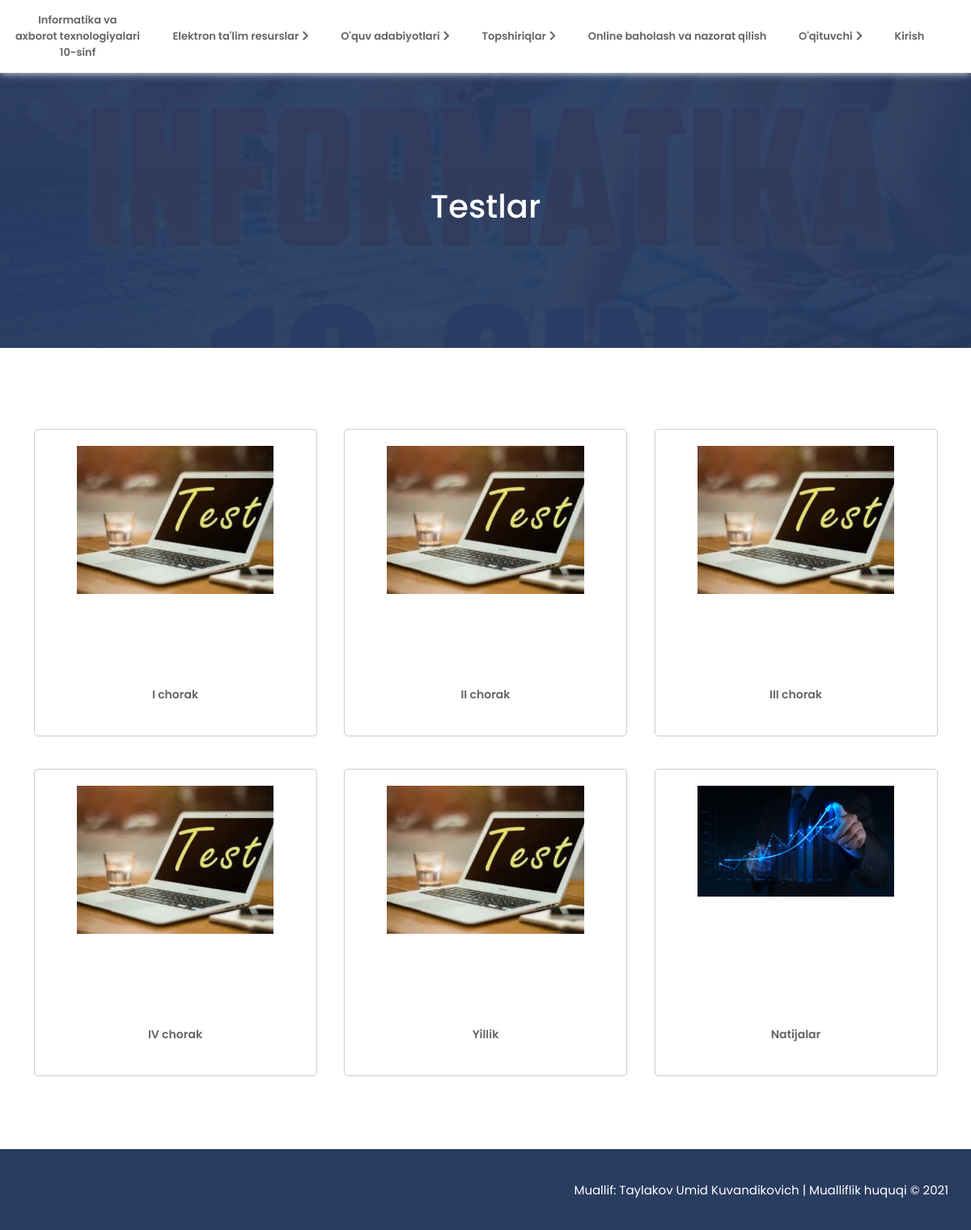
The app's page /chorak/ with its own data.
### app/models.py (models this page shows, shortened)
class QuizModel(models.Model):
    title = models.CharField(max_length=50)

### app/views.py (the view)
# urls.py: path('chorak/', qiuz, name='quiz'),
def qiuz(request):
    quizs = QuizModel.objects.all()
    context = {
        'quizs': quizs
    }
    return render(request, 'quiz.html', context)

### templates/quiz.html (shortened to what this page needs)
{% extends 'base.html' %}
{% load static %}
{% block body %}
    <section class="text-book__section">
        <div class="container center-center">
            <div class="presintation-title">
                <h3>
                    Testlar
                </h3>
            </div>
        </div>
    </section>
    <section class="sample-container textbooks">
        <div class="container center-space__evenly">
            {% for quiz in quizs %}
                <a href="{% url 'quistion' quiz.id %}">
                    <div class="book-sample center-space__between">
                        <div class="book-img center-center">
                            <img src="{% static 'img/test.jpg' %}" alt="">
                        </div>
                        <div class="book-title__box center-center">
                            <h4 class="book-title">
                                {{ quiz.title }}
                            </h4>
                        </div>
                    </div>
                </a>
            {% endfor %}
            <a href="{% url 'result_list' %}">
                <div class="book-sample center-space__between">
                    <div class="book-img center-center">
                        <img src="{% static 'img/result.jpg' %}" alt="">
                    </div>
                    <div class="book-title__box center-center">
                        <h4 class="book-title">
                            Natijalar
                        </h4>
                    </div>
                </div>
            </a>
        </div>
    </section>
{% endblock %}

### templates/base.html (shortened to what this page needs)
{% load static %}
<!DOCTYPE html>
<html lang="en">
<head>
    <link rel="stylesheet" href="{% static 'css/main.css' %}">
    <link rel="stylesheet" href="https://cdnjs.cloudflare.com/ajax/libs/font-awesome/5.15.4/css/all.min.css"
/>
</head>
<body>
<header class="header" id="header">
    <div class="container ">
        <nav class="menu center-space__evenly">
            <div class="logo center-center">
                <a href="{% url 'index' %}" class="logo-link">
                    Informatika va <br> axborot texnologiyalari <br> 10-sinf
                </a>
            </div>
            <div class="menu-items center-space__evenly">
                <div class="dropdown">
                    <button class="dropbtn">Elektron ta'lim resurslar</button>
                    <i class="fas fa-chevron-right"></i>
                </div>
                <div class="dropdown">
                    <button class="dropbtn">O'quv adabiyotlari</button>
                    <i class="fas fa-chevron-right"></i>
                </div>
                <div class="dropdown">
                    <button class="dropbtn">Topshiriqlar</button>
                    <i class="fas fa-chevron-right"></i>
                </div>
                <div class="dropdown">
                    <a href="{% url 'quiz' %}" class="dropbtn drop-link">Online baholash va nazorat qilish</a>
                </div>
                <div class="dropdown">
                    <button class="dropbtn">O'qituvchi</button>
                    <i class="fas fa-chevron-right"></i>
                </div>
                {% if user.is_authenticated %}
                    <div class="dropdown">
                        <a href="#" class="dropbtn drop-link">{{ user.username }}</a>
                    </div>
                    <div class="dropdown">
                        <a href="{% url 'logout' %}" class="dropbtn drop-link">Chiqish</a>
                    </div>
                {% else %}
                    <div class="dropdown">
                        <a href="{% url 'login' %}" class="dropbtn drop-link">Kirish</a>
                    </div>
                {% endif %}
            </div>
        </nav>
    </div>
</header>
{% block body %}
{% endblock %}
<footer class="footer">
    <div class="container center-center">
        <h3 class="footer-title">
            Muallif: Taylakov Umid Kuvandikovich | Mualliflik huquqi &copy; 2021
        </h3>
    </div>
</footer>
</body>
</html>

### static/css/main.css (style rules this page uses)
* { margin: 0; padding: 0; box-sizing: border-box; font-family: "Poppins", sans-serif; }
.container { width: 1180px; margin: 0 auto; }
a { text-decoration: none; }
.center-center { display: flex; align-items: center; justify-content: center; }
.center-space__between { display: flex; align-items: center; justify-content: space-between; }
.center-space__evenly { display: flex; align-items: center; justify-content: space-evenly; }
.header { width: 100%; background-color: rgba(255, 255, 255, 0.5); box-shadow: 0 0 10px #ffffff; padding: 15px 0; position: fixed; left: 0; top: 0; z-index: 100; background-color: #ffffff; }
.header .container .menu { width: 100%; }
.menu .logo { width: 180px; }
.logo .logo-link { text-align: center; font-size: 13px; font-weight: 600; color: #646464; transition: 0.5s; white-space: nowrap; }
.header .container .menu .menu-items { width: 100%; }
.dropbtn { color: #646464; padding: 10px 0; font-size: 13px; font-weight: 600; border: none; cursor: pointer; background-color: transparent; transition: 0.5s; }
.dropbtn.drop-link { display: block; }
.dropdown { position: relative; display: inline-block; }
.dropdown i { font-size: 13px; font-weight: 600; color: #646464; transition: 0.5s; cursor: pointer; }
.footer { margin-top: 70px; width: 100%; background-color: #293d60; }
.footer .container { height: 100px; padding: 0 10px; }
.footer .container .footer-title { width: 100%; font-size: 15px; color: #ffffff; font-weight: 400; text-align: right; }
.presintation-title { position: absolute; }
.presintation-title h3 { text-align: center; font-size: 40px; font-weight: 500; color: #ffffff; }
.sample-container { margin-top: 80px; }
.sample-container .container { min-height: 300px; flex-wrap: wrap; }
.sample-container.textbooks .container a .book-sample { width: 350px; max-width: 400px; min-height: 380px; flex-direction: column; border: 1px solid rgba(0, 0, 0, 0.2); border-radius: 5px; margin: 20px 10px; transition: 0.5s; }
.book-sample .book-img { width: 70%; height: auto; margin: 20px auto 0; }
.book-sample .book-img img { width: 100%; height: 100%; }
.book-sample .book-title__box { width: 100%; padding: 20px; padding-bottom: 40px; }
.book-sample .book-title__box .book-title { text-align: center; font-size: 14px; font-weight: 600; color: #646464; transition: 0.5s; }
.text-book__section { width: 100%; margin-top: 80px; background-image: url("../img/banner.jpg"); background-repeat: no-repeat; background-position: center top; background-size: cover; position: relative; }
.text-book__section::before { width: 100%; height: 100%; content: ""; position: absolute; left: 0; top: 0; background-color: #293d60; opacity: 0.95; }
.text-book__section .container { min-height: 350px; }
@media only screen and (max-width: 1200px) { .container { width: 97%; } }

### records on screen
QuizModel: title "I chorak"
QuizModel: title "II chorak"
QuizModel: title "III chorak"
QuizModel: title "IV chorak"
QuizModel: title "Yillik"
